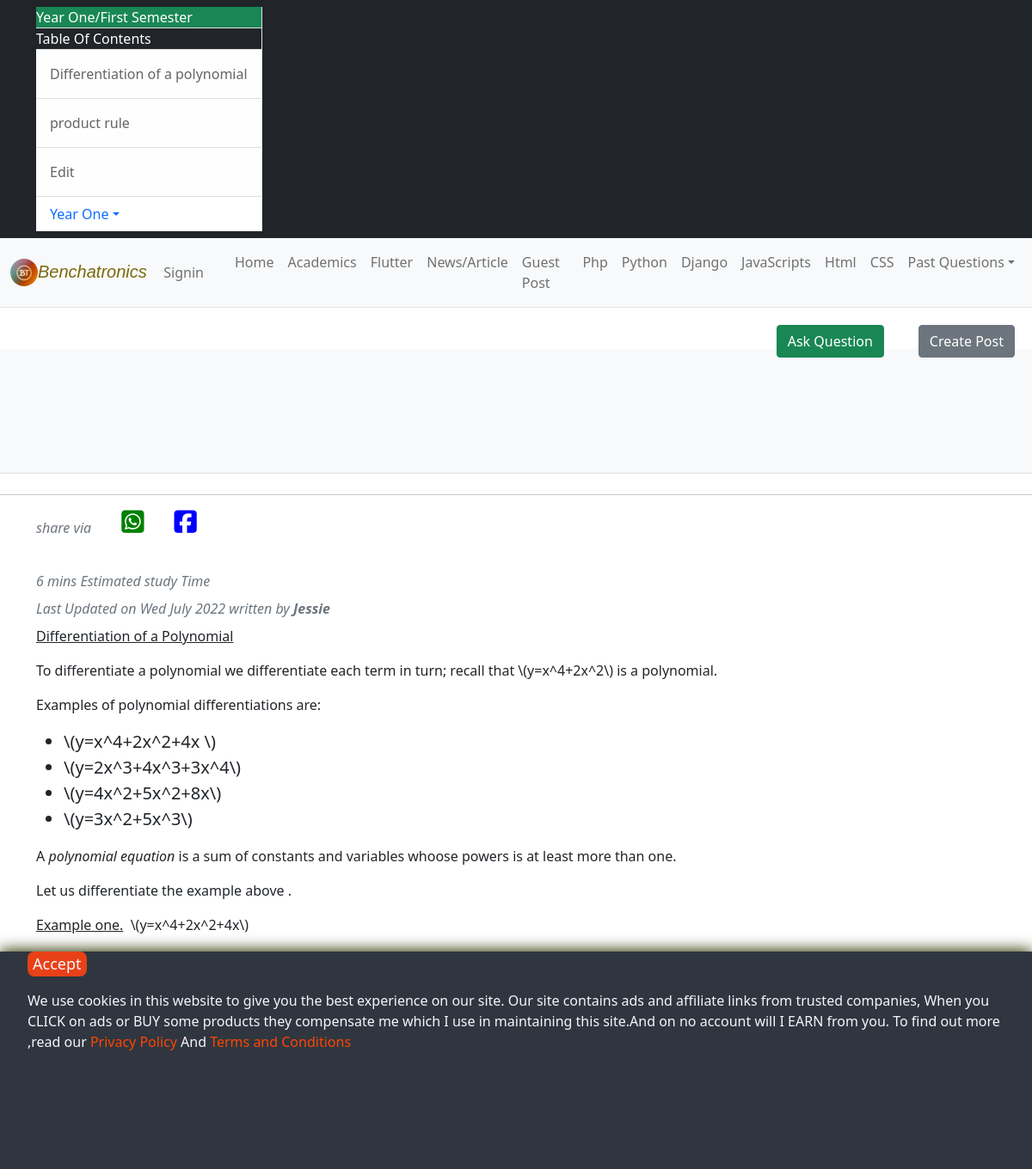
The page /academics/year-one-first-semester-mathematics-for-all-institutions on the database its author committed.
### posts/models.py (models this page shows, shortened)
class Academic(models.Model):
    author = models.ForeignKey(User,on_delete=models.CASCADE)
    read_min = models.CharField(max_length=30,default='6 mins')
    description = models.TextField(blank=True, null=True,)
    tag = models.CharField(max_length=300,default='coding')
    title = models.TextField(max_length=255,null=True,blank=False)
    topic = models.TextField(null=True,blank=True)
    keyword = models.TextField(blank=True,null=True)
    table_of_content = RichTextUploadingField(blank=False)
    content = RichTextUploadingField(blank=False)
    learning_objective = RichTextUploadingField(blank=True)
    image = models.ImageField(blank=True, null=True)
    date_added = models.DateTimeField(default=datetime.now,blank=True)
    slug = models.SlugField(max_length=255,blank=True,unique=True)
    def get_absolute_url(self):
        return reverse ("edu_detail",kwargs={'slug':self.slug})

### posts/views.py (the view)
# urls.py: path('academics/<slug:slug>',views.edu_detail,name='edu_detail'),
def edu_detail(request,slug):
    first_semester = Academic.objects.all()
    one_semester = Academic.objects.filter(slug=slug)
    if one_semester.exists():
        one_semester = one_semester.first()
    else:
        return HttpResponse("<h3>Page Not Found</h3>")
    context = {'one_semester':one_semester,'first_semester':first_semester}
    return render(request,'edu_detail.html', context)

### templates/edu_detail.html (shortened to what this page needs)
      {% extends 'base.html' %}
        {% load social_share %}

### templates/base.html (shortened to what this page needs)
{% spaceless %}
 {% load i18n %}
 {% load comments %}
 {% load comments_xtd %}
 {% load static %}
{% load social_share %}
{% load crispy_forms_tags %}
{% endspaceless %}

### rows shown on the page
Academic: description+author+title "Year One/First Semester Table Of Contents Differentiation of a polynomial product rule Edit Year One Benchatronics Signin Home Academics Flutter News/Article Guest Post Php Python Django JavaScripts Html CSS Past Questions Create Post Ask Question share via 6 mins Estimated study Time Last Updated on Wed July 2022 written by Jessie Differentiation of a Polynomial To differentiate a polynomial we differentiate each term in turn; recall that \\(y=x^4+2x^2\\) is a polynomial. Examples of polynomial differentiations are: \\(y=x^4+2x^2+4x \\) \\(y=2x^3+4x^3+3x^4\\) \\(y=4x^2+5x^2+8x\\) \\(y=3x^2+5x^3\\) A polynomial equation is a sum of constants and variables whoose powers is at least more than one. Let…", description+author+title (picture)
